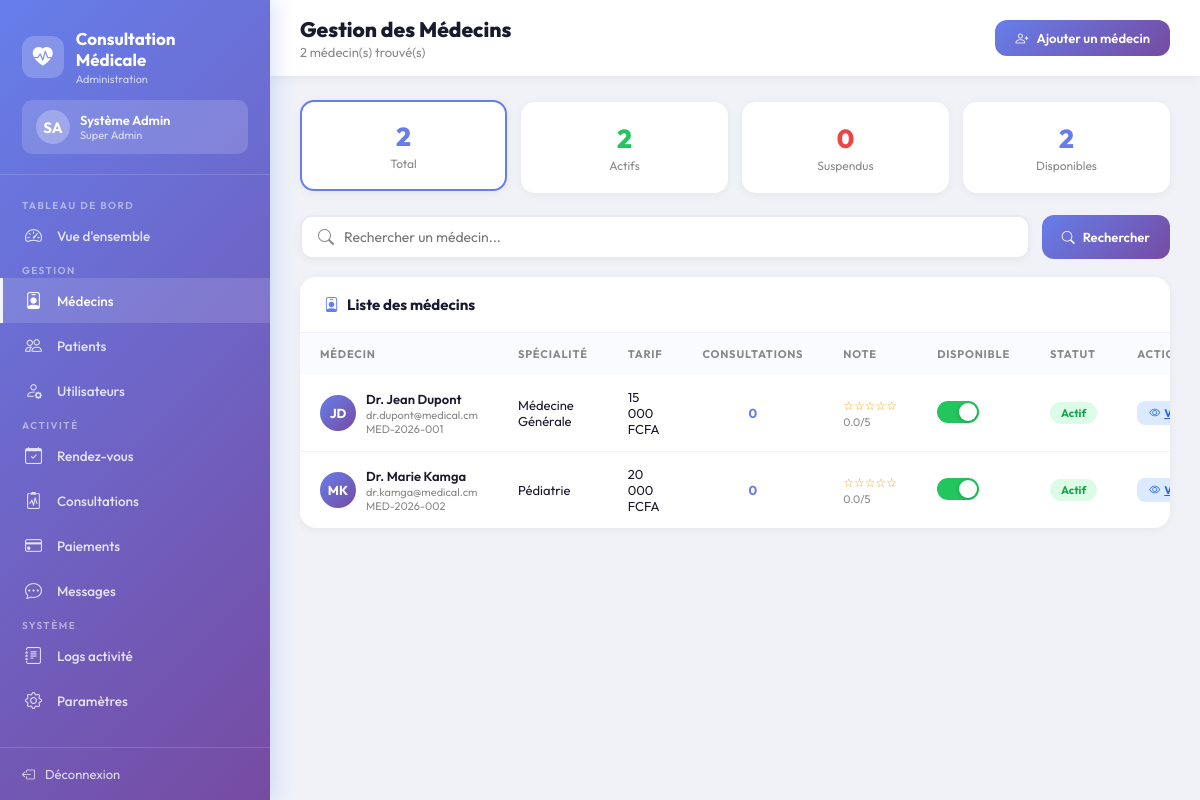
Screenshot of /admin/medecins.php (signed in) with the database file from the repository.
### tables this page shows
CREATE TABLE `medecins` (
  `id` int(11) NOT NULL,
  `utilisateur_id` int(11) NOT NULL,
  `numero_medecin` varchar(50) NOT NULL,
  `specialite` varchar(100) NOT NULL,
  `numero_ordre` varchar(100) NOT NULL,
  `annees_experience` int(11) DEFAULT 0,
  `diplomes` text DEFAULT NULL,
  `hopital_affiliation` varchar(200) DEFAULT NULL,
  `description` text DEFAULT NULL,
  `tarif_consultation` decimal(10,2) DEFAULT 0.00,
  `langues_parlees` varchar(255) DEFAULT 'Français',
  `disponible` tinyint(1) DEFAULT 1,
  `note_moyenne` decimal(3,2) DEFAULT 0.00,
  `nombre_consultations` int(11) DEFAULT 0,
  `created_at` datetime DEFAULT current_timestamp(),
  `updated_at` datetime DEFAULT current_timestamp() ON UPDATE current_timestamp()
);

CREATE TABLE `utilisateurs` (
  `id` int(11) NOT NULL,
  `nom` varchar(100) NOT NULL,
  `prenom` varchar(100) NOT NULL,
  `email` varchar(150) NOT NULL,
  `telephone` varchar(20) NOT NULL,
  `mot_de_passe` varchar(255) NOT NULL,
  `genre` enum('Homme','Femme','Autre') NOT NULL,
  `role` enum('patient','medecin','administrateur') NOT NULL DEFAULT 'patient',
  `photo_profil` varchar(255) DEFAULT NULL,
  `date_inscription` datetime DEFAULT current_timestamp(),
  `derniere_connexion` datetime DEFAULT NULL,
  `statut` enum('actif','inactif','suspendu') DEFAULT 'actif',
  `adresse` text DEFAULT NULL,
  `ville` varchar(100) DEFAULT NULL,
  `code_postal` varchar(10) DEFAULT NULL,
  `pays` varchar(100) DEFAULT 'Cameroun',
  `date_naissance` date DEFAULT NULL
);

### admin/medecins.php (the view, shortened to what this page needs)
<?php
try {
    $db = Database::getInstance()->getConnection();
    $search = trim($_GET['q'] ?? '');
    $filtre = $_GET['filtre'] ?? 'tous';
    $where = "WHERE u.role='medecin'";
    $params = [];
    $stmt = $db->prepare("
        SELECT u.id as utilisateur_id, u.nom, u.prenom, u.email, u.telephone,
               u.statut, u.date_inscription, u.ville,
               m.id as medecin_id, m.specialite, m.numero_medecin, m.annees_experience,
               m.tarif_consultation, m.note_moyenne, m.nombre_consultations, m.disponible
        FROM utilisateurs u
        INNER JOIN medecins m ON m.utilisateur_id = u.id
        $where
        ORDER BY u.date_inscription DESC
    ");
    $stmt->execute($params);
    $medecins = $stmt->fetchAll();
    $c_total    = $db->query("SELECT COUNT(*) FROM medecins")->fetchColumn();
    $c_actif    = $db->query("SELECT COUNT(*) FROM utilisateurs u INNER JOIN medecins m ON m.utilisateur_id=u.id WHERE u.statut='actif'")->fetchColumn();
    $c_suspendu = $db->query("SELECT COUNT(*) FROM utilisateurs u INNER JOIN medecins m ON m.utilisateur_id=u.id WHERE u.statut='suspendu'")->fetchColumn();
    $c_dispo    = $db->query("SELECT COUNT(*) FROM medecins WHERE disponible=1")->fetchColumn();
} catch(PDOException $e) { error_log($e->getMessage()); $medecins = []; }
?>
<!DOCTYPE html>
<html lang="fr">
<head>
    <link rel="stylesheet" href="https://cdn.jsdelivr.net/npm/bootstrap-icons@1.11.3/font/bootstrap-icons.min.css">
</head>
<body>
<aside class="sidebar">
    <div class="sidebar-brand">
        <div class="logo">
            <div class="logo-icon"><i class="bi bi-heart-pulse-fill"></i></div>
            <div><h3><?php echo SITE_NAME; ?></h3><p>Administration</p></div>
        </div>
        <div class="admin-chip">
            <div class="av"><?php echo strtoupper(substr($_SESSION['user_prenom'],0,1).substr($_SESSION['user_nom'],0,1)); ?></div>
            <div class="info"><h5><?php echo htmlspecialchars($_SESSION['user_prenom'].' '.$_SESSION['user_nom']); ?></h5><p>Super Admin</p></div>
        </div>
    </div>
    <nav class="sidebar-menu">
        <span class="menu-section">Tableau de bord</span>
        <a href="index.php"><i class="bi bi-speedometer2"></i> Vue d'ensemble</a>
        <span class="menu-section">Gestion</span>
        <a href="medecins.php" class="active"><i class="bi bi-person-badge"></i> Médecins</a>
        <a href="patients.php"><i class="bi bi-people"></i> Patients</a>
        <a href="utilisateurs.php"><i class="bi bi-person-gear"></i> Utilisateurs</a>
        <span class="menu-section">Activité</span>
        <a href="rendez-vous.php"><i class="bi bi-calendar-check"></i> Rendez-vous</a>
        <a href="consultations.php"><i class="bi bi-clipboard2-pulse"></i> Consultations</a>
        <a href="paiements.php"><i class="bi bi-credit-card"></i> Paiements</a>
        <a href="messages.php"><i class="bi bi-chat-dots"></i> Messages</a>
        <span class="menu-section">Système</span>
        <a href="logs.php"><i class="bi bi-journal-text"></i> Logs activité</a>
        <a href="parametres.php"><i class="bi bi-gear"></i> Paramètres</a>
    </nav>
    <div class="sidebar-footer"><a href="../auth/logout.php"><i class="bi bi-box-arrow-left"></i> Déconnexion</a></div>
</aside>
<div class="main-content">
    <div class="topbar">
        <div><h2>Gestion des Médecins</h2><p><?php echo count($medecins); ?> médecin(s) trouvé(s)</p></div>
        <a href="utilisateurs.php?action=ajouter&role=medecin" class="btn btn-primary"><i class="bi bi-person-plus"></i> Ajouter un médecin</a>
    </div>
    <div class="content">
        <div class="mini-stats">
            <a href="?filtre=tous" class="mini-card <?php echo $filtre==='tous'?'active':''; ?>">
                <div class="n"><?php echo $c_total; ?></div><p>Total</p>
            </a>
            <a href="?filtre=actif" class="mini-card <?php echo $filtre==='actif'?'active':''; ?>">
                <div class="n" style="color:#22c55e"><?php echo $c_actif; ?></div><p>Actifs</p>
            </a>
            <a href="?filtre=suspendu" class="mini-card <?php echo $filtre==='suspendu'?'active':''; ?>">
                <div class="n" style="color:#ef4444"><?php echo $c_suspendu; ?></div><p>Suspendus</p>
            </a>
            <a href="?filtre=dispo" class="mini-card <?php echo $filtre==='dispo'?'active':''; ?>">
                <div class="n" style="color:#667eea"><?php echo $c_dispo; ?></div><p>Disponibles</p>
            </a>
        </div>
        <div class="toolbar">
            <form method="GET" style="display:flex;gap:12px;flex:1;flex-wrap:wrap">
                <div class="search-box">
                    <i class="bi bi-search"></i>
                    <input type="text" name="q" placeholder="Rechercher un médecin..." value="<?php echo htmlspecialchars($search); ?>">
                </div>
                <button type="submit" class="btn btn-primary"><i class="bi bi-search"></i> Rechercher</button>
            </form>
        </div>
        <div class="card">
            <div class="card-header">
                <h5><i class="bi bi-person-badge" style="color:var(--primary)"></i> Liste des médecins</h5>
            </div>
            <?php if (count($medecins) > 0): ?>
            <table>
                <thead>
                    <tr>
                        <th>Médecin</th>
                        <th>Spécialité</th>
                        <th>Tarif</th>
                        <th>Consultations</th>
                        <th>Note</th>
                        <th>Disponible</th>
                        <th>Statut</th>
                        <th>Actions</th>
                    </tr>
                </thead>
                <tbody>
                <?php foreach ($medecins as $m):
                    $initials = strtoupper(substr($m['prenom'],0,1).substr($m['nom'],0,1));
                ?>
                <tr>
                    <td>
                        <div class="user-cell">
                            <div class="user-av"><?php echo $initials; ?></div>
                            <div class="uinfo">
                                <h6>Dr. <?php echo htmlspecialchars($m['prenom'].' '.$m['nom']); ?></h6>
                                <p><?php echo htmlspecialchars($m['email']); ?></p>
                                <p><?php echo htmlspecialchars($m['numero_medecin']); ?></p>
                            </div>
                        </div>
                    </td>
                    <td><?php echo htmlspecialchars($m['specialite']); ?></td>
                    <td><?php echo number_format($m['tarif_consultation'],0,',',' '); ?> FCFA</td>
                    <td style="text-align:center;font-weight:700;color:var(--primary)"><?php echo $m['nombre_consultations']; ?></td>
                    <td>
                        <div class="stars">
                            <?php for ($s=1;$s<=5;$s++) echo $s<=$m['note_moyenne']?'★':'☆'; ?>
                        </div>
                        <span style="font-size:11px;color:#888"><?php echo number_format($m['note_moyenne'],1); ?>/5</span>
                    </td>
                    <td>
                        <form method="POST" style="display:inline">
                            <button type="submit" class="dispo-toggle <?php echo $m['disponible']?'dispo-on':'dispo-off'; ?>" title="<?php echo $m['disponible']?'Disponible — cliquer pour désactiver':'Indisponible — cliquer pour activer'; ?>"></button>
                        </form>
                    </td>
                    <td>
                        <span class="badge <?php echo $m['statut']==='actif'?'badge-success':($m['statut']==='suspendu'?'badge-danger':'badge-warning'); ?>">
                            <?php echo ucfirst($m['statut']); ?>
                        </span>
                    </td>
                    <td>
                        <div class="actions">
                            <a href="medecin-detail.php?id=<?php echo $m['medecin_id']; ?>" class="btn-xs btn-xs-info"><i class="bi bi-eye"></i> Voir</a>
                        </div>
                    </td>
                </tr>
                <?php endforeach; ?>
                </tbody>
            </table>
            <?php else: ?>
            <div class="empty"><i class="bi bi-person-x"></i><p>Aucun médecin trouvé</p></div>
            <?php endif; ?>
        </div>
    </div>
</div>
</body>
</html>

### rows the page displays
medecins: utilisateur.nom "JD", utilisateur.nom "Jean Dupont", utilisateur.email "dr.dupont@medical.cm", numero_medecin "MED-2026-001", specialite "Médecine Générale", tarif_consultation "15 000", nombre_consultations "0", note_moyenne "0.0", disponible 1 (drawn), utilisateur.statut "Actif"
medecins: utilisateur.nom "MK", utilisateur.nom "Marie Kamga", utilisateur.email "dr.kamga@medical.cm", numero_medecin "MED-2026-002", specialite "Pédiatrie", tarif_consultation "20 000", nombre_consultations "0", note_moyenne "0.0", disponible 1 (drawn), utilisateur.statut "Actif"

### other values shown
SITE_NAME "Consultation Médicale"
substr($_SESSION['user_prenom'],0,1).substr($_SESSION['user_nom'],0,1) "SA"
$_SESSION['user_prenom'].' '.$_SESSION['user_nom'] "Système Admin"
count($medecins) "2"
$c_total "2"
$c_actif "2"
$c_suspendu "0"
$c_dispo "2"
